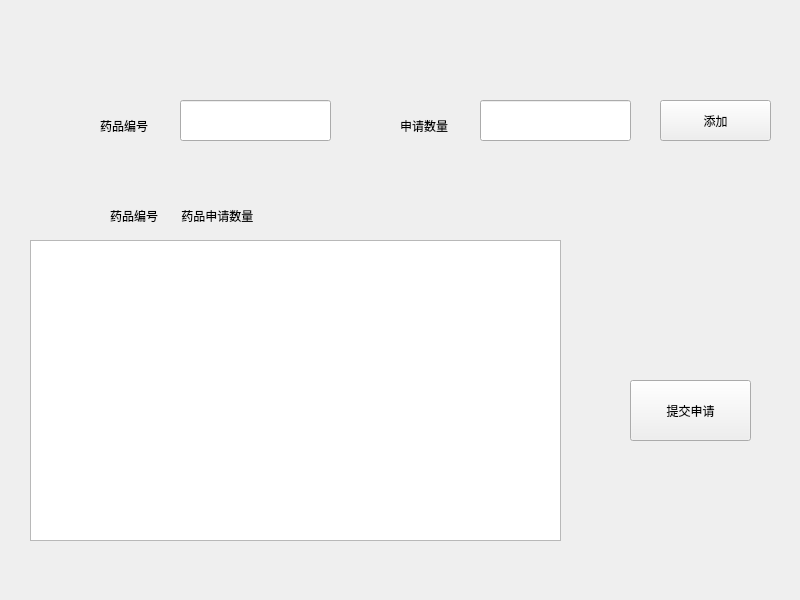
<?xml version="1.0" encoding="UTF-8"?>
<ui version="4.0">
 <class>apply_m</class>
 <widget class="QWidget" name="apply_m">
  <property name="geometry">
   <rect>
    <x>0</x>
    <y>0</y>
    <width>800</width>
    <height>600</height>
   </rect>
  </property>
  <property name="windowTitle">
   <string>Form</string>
  </property>
  <widget class="QLineEdit" name="lineEdit">
   <property name="geometry">
    <rect>
     <x>180</x>
     <y>100</y>
     <width>151</width>
     <height>41</height>
    </rect>
   </property>
  </widget>
  <widget class="QLineEdit" name="lineEdit_2">
   <property name="geometry">
    <rect>
     <x>480</x>
     <y>100</y>
     <width>151</width>
     <height>41</height>
    </rect>
   </property>
  </widget>
  <widget class="QLabel" name="label">
   <property name="geometry">
    <rect>
     <x>100</x>
     <y>110</y>
     <width>81</width>
     <height>31</height>
    </rect>
   </property>
   <property name="text">
    <string>药品编号</string>
   </property>
  </widget>
  <widget class="QLabel" name="label_2">
   <property name="geometry">
    <rect>
     <x>400</x>
     <y>110</y>
     <width>71</width>
     <height>31</height>
    </rect>
   </property>
   <property name="text">
    <string>申请数量</string>
   </property>
  </widget>
  <widget class="QPushButton" name="pushButton">
   <property name="geometry">
    <rect>
     <x>660</x>
     <y>100</y>
     <width>111</width>
     <height>41</height>
    </rect>
   </property>
   <property name="text">
    <string>添加</string>
   </property>
  </widget>
  <widget class="QTextBrowser" name="textBrowser">
   <property name="geometry">
    <rect>
     <x>30</x>
     <y>240</y>
     <width>531</width>
     <height>301</height>
    </rect>
   </property>
  </widget>
  <widget class="QPushButton" name="pushButton_2">
   <property name="geometry">
    <rect>
     <x>630</x>
     <y>380</y>
     <width>121</width>
     <height>61</height>
    </rect>
   </property>
   <property name="text">
    <string>提交申请</string>
   </property>
  </widget>
  <widget class="QLabel" name="label_3">
   <property name="geometry">
    <rect>
     <x>110</x>
     <y>200</y>
     <width>351</width>
     <height>31</height>
    </rect>
   </property>
   <property name="text">
    <string>药品编号       药品申请数量            </string>
   </property>
  </widget>
 </widget>
 <resources/>
 <connections/>
</ui>
